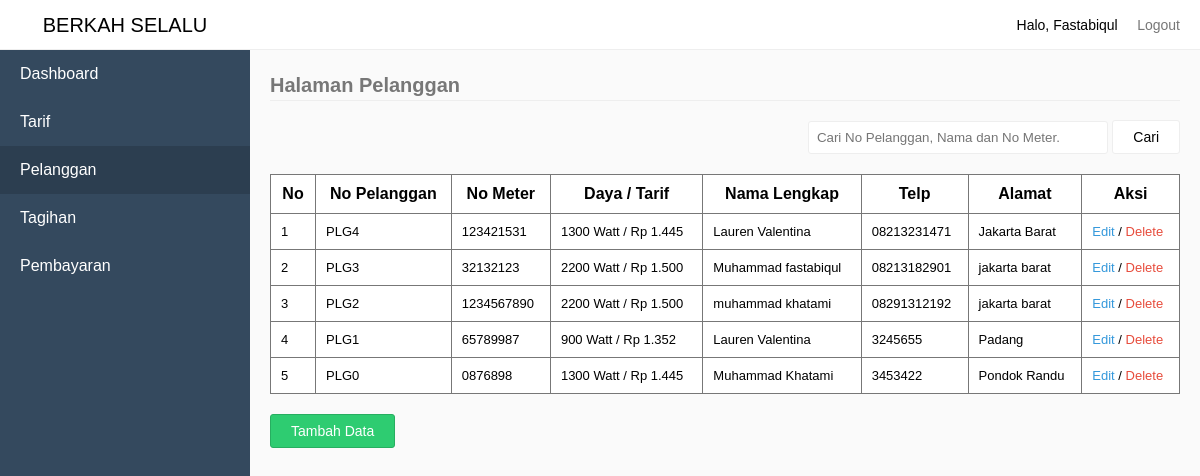
Page /index.php?pages=pelanggan (signed in) on the committed database.
### tables this page shows
CREATE TABLE `tb_pelanggan` (
  `KodePelanggan` int(11) NOT NULL,
  `NoPelanggan` varchar(50) NOT NULL,
  `Password` varchar(50) NOT NULL,
  `NoMeter` varchar(50) NOT NULL,
  `KodeTarif` int(11) NOT NULL,
  `NamaLengkap` varchar(50) NOT NULL,
  `Telp` varchar(50) NOT NULL,
  `Alamat` varchar(50) NOT NULL
);

CREATE TABLE `tb_tarif` (
  `KodeTarif` int(11) NOT NULL,
  `Daya` varchar(50) NOT NULL,
  `TarifPerKwh` double(50,0) NOT NULL,
  `Beban` double(50,0) NOT NULL
);

### sources/pelanggan.php (the view, shortened to what this page needs)
<?php
	require_once "sources/HeaderFooter/header.php";
	if(isset($_GET['q'])) {
		$q = mysqli_real_escape_string($connect, $_GET['q']);
		$selectPlg = mysqli_query($connect, "SELECT * FROM tb_pelanggan INNER JOIN tb_tarif USING(KodeTarif) WHERE NoPelanggan LIKE '%$q%' OR NamaLengkap LIKE '%$q%' OR NoMeter LIKE '%$q%' ORDER BY KodePelanggan DESC");
	} else {
		$selectPlg = mysqli_query($connect, "SELECT * FROM tb_pelanggan INNER JOIN tb_tarif USING(KodeTarif) ORDER BY KodePelanggan DESC");
	}
?>
<form action="index.php" method="GET">
	<div class="pull-right" style="margin-bottom:20px;margin-top:50px;">
		<input type="text" name="q" class="input" placeholder="Cari No Pelanggan, Nama dan No Meter." style="width:300px;" <?php echo isset($_GET['q']) ? "value='".$_GET['q']."'": ''; ?>>
		<button type="submit" class="btn btn-default">Cari</button>
	</div>
</form>
<legend>Halaman Pelanggan</legend>
<?php
	if(mysqli_num_rows($selectPlg) > 0) {
?>
<table style="border-collapse: collapse;margin-top:20px;" border="1">
	<tr>
		<th>No</th>
		<th>No Pelanggan</th>
		<th>No Meter</th>
		<th>Daya / Tarif</th>
		<th>Nama Lengkap</th>
		<th>Telp</th>
		<th>Alamat</th>
		<th>Aksi</th>
	</tr>
	<?php
		$No = 1;
		while($row = mysqli_fetch_assoc($selectPlg)) {
			$msg = "Apakah anda yakin ingin menghapus pelanggan dengan Nomor Pelanggan ".$row['NoPelanggan'];
	?>
	<tr>
		<td><?php echo $No; ?></td>
		<td><?php echo $row['NoPelanggan']; ?></td>
		<td><?php echo $row['NoMeter']; ?></td>
		<td><?php echo $row['Daya']." Watt / Rp ".number_format($row['TarifPerKwh'], 0, '', '.'); ?></td>
		<td><?php echo $row['NamaLengkap']; ?></td>
		<td><?php echo $row['Telp']; ?></td>
		<td><?php echo $row['Alamat']; ?></td>
		<td><a href="index.php?pages=editpelanggan&NoPelanggan=<?php echo $row['NoPelanggan']; ?>">Edit</a> / <a href="index.php?process=deletepelanggan&NoPelanggan=<?php echo $row['NoPelanggan']; ?>" onclick="return deleteAlert('<?php echo $msg; ?>')">Delete</a></td>
	</tr>
	<?php
			$No++;
		}
	?>
</table>
<a href="index.php?pages=inputpelanggan" class="button-group">
	<button type="button" class="btn btn-success">Tambah Data</button>
</a>
<?php
	} else {
		if(isset($_GET['q'])) {
			echo "<div style='margin-top:80px;text-align:center;'>Pencarian dengan kata kunci '".$_GET['q']."' tidak ditemukan.<div>";
		} else {
			echo "Data Tarif Tidak ada";
		}
	}
	require_once "sources/HeaderFooter/footer.php";

### sources/HeaderFooter/header.php (shortened to what this page needs)
<!DOCTYPE html>
<html>
<head>
	<link rel="stylesheet" type="text/css" href="assets/style.css">
</head>
<body>
	<div class="navbar">
		<div class="pull-right">
			<li class="loggedAs">Halo, <?php echo $data['NamaLengkap']; ?></li>
			<li><a href="index.php?process=logout">Logout</a></li>
		</div>
	</div>
	<div class="sidebar">
		<li class="brand">
			<a href="">BERKAH SELALU</a>
		</li>
		<?php
			if($data['Level'] == "Pelanggan") {
		?>
		<li><a href="index.php?pages=home-pelanggan">Dashboard</a></li>
		<li><a href="index.php?pages=tagihan" <?php echo $_GET['pages'] == "tagihan" ? 'class="active"': ''; ?>>Tagihan</a></li>
		<li><a href="index.php?pages=pembayaran" <?php echo $_GET['pages'] == "pembayaran" ? 'class="active"': ''; ?>>Pembayaran</a></li>
		<?php
			} else {
		?>
		<li><a href="index.php?pages=home-admin">Dashboard</a></li>
		<li><a href="index.php?pages=tarif" <?php echo $_GET['pages'] == "tarif" ? 'class="active"': ''; ?>>Tarif</a></li>
		<li><a href="index.php?pages=pelanggan" <?php echo $_GET['pages'] == "pelanggan" ? 'class="active"': ''; ?>>Pelanggan</a></li>
		<li><a href="index.php?pages=tagihan" <?php echo $_GET['pages'] == "tagihan" ? 'class="active"': ''; ?>>Tagihan</a></li>
		<li><a href="index.php?pages=pembayaran" <?php echo $_GET['pages'] == "pembayaran" ? 'class="active"': ''; ?>>Pembayaran</a></li>
		<?php
			}
		?>
	</div>
	<div class="content">

### assets/style.css (style rules this page uses)
* { padding:0; margin:0; box-sizing: border-box; font-family: sans-serif; }
legend { border-bottom: 1px solid #eee; line-height: 30px; margin-bottom: 20px; font-size: 20px; font-weight: bold; color: #777; }
body { background-color: #fafafa; }
li { list-style: none; }
table { border-collapse: collapse; border: 1px solid #777; width:100%; background-color: #fff; margin-bottom: 20px; }
table td { font-size: 13px; }
table tr > td:last-child a { text-decoration: none; }
table tr > td:last-child a:last-child { color: #E74C3C; }
table tr > td:last-child a:first-child { color: #3498DB; }
table td, th { border: 1px solid #777; padding: 10px; }
.navbar { height: 50px; background-color: #fff; border-bottom: 1px solid #eee; line-height: 50px; padding:0 20px; position: fixed; width:100%; top:0; z-index: 1; }
.navbar li { display: inline-block; }
.navbar .loggedAs { font-size: 14px; display: inline-block; }
.navbar li > a { padding-left:15px; text-decoration: none; color: #777; font-size: 14px; }
.pull-right { float:right; }
.sidebar { background-color: #34495E; width:250px; height:100%; position: fixed; top:0; left:0; z-index:2; }
.sidebar .brand { height:50px; background-color: #fff; border-bottom: 1px solid #eee; line-height: 20px; text-align: center; font-size: 20px; }
.sidebar .brand a { padding: 15px 20px; display: block; color: #000; text-decoration: none; }
.sidebar li:not(.brand) > a { padding: 15px 20px; display: block; color: #fff; text-decoration: none; }
.sidebar li:not(.brand) > a:hover, .sidebar li:not(.brand) > a.active { padding: 15px 20px; display: block; color: #fff; text-decoration: none; background-color: #2C3E50; }
div.content { margin-left:270px; margin-top: 70px; margin-right:20px; }
.input { padding: 8px; border: 1px solid #eee; border-radius: 3px; }
.btn { background-color: #fff; border: 1px solid #eee; padding: 8px 20px; border-radius:3px; cursor: pointer; font-size: 14px; }
.btn-default { background-color: #fff; }
.btn-success { background-color: #2ECC71; border: 1px solid #27AE60; color: #fff; }
.button-group { text-decoration: none; }

### rows in the picture
tb_pelanggan: NoPelanggan "PLG4", NoMeter "123421531", KodeTarif.Daya "1300", KodeTarif.TarifPerKwh "1.445", NamaLengkap "Lauren Valentina", Telp "08213231471", Alamat "Jakarta Barat"
tb_pelanggan: NoPelanggan "PLG3", NoMeter "32132123", KodeTarif.Daya "2200", KodeTarif.TarifPerKwh "1.500", NamaLengkap "Muhammad fastabiqul", Telp "08213182901", Alamat "jakarta barat"
tb_pelanggan: NoPelanggan "PLG2", NoMeter "1234567890", KodeTarif.Daya "2200", KodeTarif.TarifPerKwh "1.500", NamaLengkap "muhammad khatami", Telp "08291312192", Alamat "jakarta barat"
tb_pelanggan: NoPelanggan "PLG1", NoMeter "65789987", KodeTarif.Daya "900", KodeTarif.TarifPerKwh "1.352", NamaLengkap "Lauren Valentina", Telp "3245655", Alamat "Padang"
tb_pelanggan: NoPelanggan "PLG0", NoMeter "0876898", KodeTarif.Daya "1300", KodeTarif.TarifPerKwh "1.445", NamaLengkap "Muhammad Khatami", Telp "3453422", Alamat "Pondok Randu"

### other values in the picture
$data['NamaLengkap'] "Fastabiqul"
